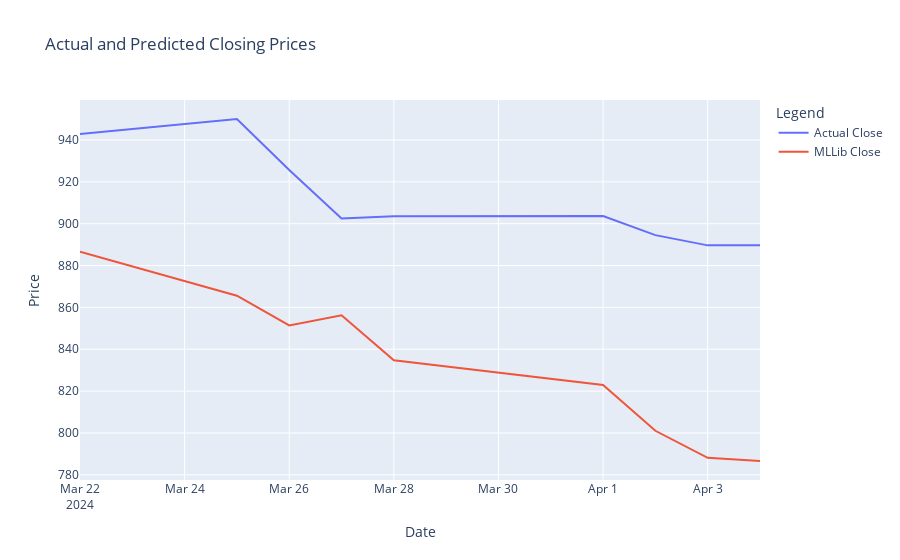

Notebook code cell kept with this figure:
### Code cell
import plotly.graph_objs as go

# Create Plotly Scatter objects
trace1 = go.Scatter(
    x=merged_df.index,
    y=merged_df['Close'],
    mode='lines',
    name='Actual Close'
)

trace2 = go.Scatter(
    x=merged_df.index,
    y=merged_df['MLLib_Close'],
    mode='lines',
    name='MLLib Close'
)

# Create and show the combined graph
fig = go.Figure(data=[trace1, trace2])
fig.update_layout(
    title='Actual and Predicted Closing Prices',
    xaxis_title='Date',
    yaxis_title='Price',
    legend_title='Legend'
)

fig.show()

### Figure 1 — Plotly figure (JSON) as saved in the notebook; plotly's stock layout.template omitted (floating-point values rounded to 4 significant figures)
{"data": [{"mode": "lines", "name": "Actual Close", "type": "scatter", "x": ["2024-03-22T00:00:00", "2024-03-25T00:00:00", "2024-03-26T00:00:00", "2024-03-27T00:00:00", "2024-03-28T00:00:00", "2024-04-01T00:00:00", "2024-04-02T00:00:00", "2024-04-03T00:00:00", "2024-04-04T00:00:00"], "y": [942.9, 950.0, 925.6, 902.5, 903.6, 903.6, 894.5, 889.6, 889.7]}, {"mode": "lines", "name": "MLLib Close", "type": "scatter", "x": ["2024-03-22T00:00:00", "2024-03-25T00:00:00", "2024-03-26T00:00:00", "2024-03-27T00:00:00", "2024-03-28T00:00:00", "2024-04-01T00:00:00", "2024-04-02T00:00:00", "2024-04-03T00:00:00", "2024-04-04T00:00:00"], "y": [886.6, 865.6, 851.4, 856.2, 834.7, 823.0, 801.0, 788.1, 786.6]}], "layout": {"autosize": true, "legend": {"title": {"text": "Legend"}}, "title": {"text": "Actual and Predicted Closing Prices"}, "xaxis": {"autorange": true, "range": ["2024-03-22", "2024-04-04"], "title": {"text": "Date"}, "type": "date"}, "yaxis": {"autorange": true, "range": [777.5, 959.1], "title": {"text": "Price"}, "type": "linear"}}}
